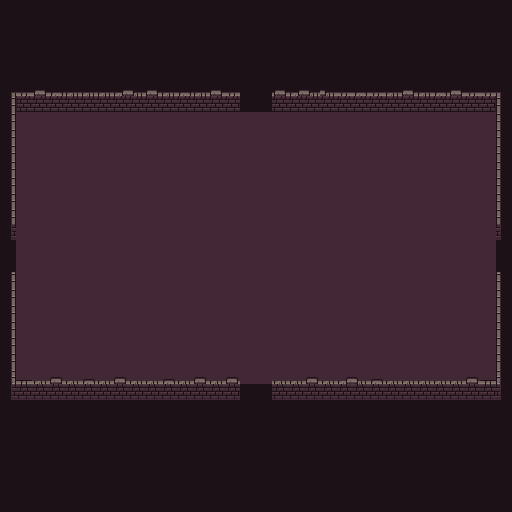

Tiled map render using the project's own tile images. Description and the map definition, with tile-layer contents summarised, below:
An orthogonal 32x32 tile map with 16x16 px tiles, 3 tile layers (floor, walls, roof), 2 tilesets and 8 objects.

<map version="1.2" tiledversion="1.2.4" orientation="orthogonal" renderorder="right-down" width="32" height="32" tilewidth="16" tileheight="16" infinite="0" nextlayerid="6" nextobjectid="16">
 <tileset firstgid="1" source="tilesets/dungeon_set_1.tsx" />
 <tileset firstgid="257" source="tilesets/dungeon_set_3.tsx" />
 <layer id="2" name="floor" width="32" height="32">
  <data>[1024 cells, 1024 non-empty, 2 distinct tile ids]</data>
 </layer>
 <layer id="3" name="walls" width="32" height="32">
  <data>[1024 cells, 60 non-empty, 6 distinct tile ids]</data>
 </layer>
 <layer id="4" name="roof" width="32" height="32">
  <data>[1024 cells, 88 non-empty, 13 distinct tile ids]</data>
 </layer>
 <objectgroup id="5" name="COLLISIONS">
  <object id="8" x="16" y="96" width="224" height="16" />
  <object id="9" x="272" y="96" width="224" height="16" />
  <object id="10" x="496" y="96" width="16" height="144" />
  <object id="11" x="496" y="272" width="16" height="128" />
  <object id="12" x="272" y="384" width="224" height="16" />
  <object id="13" x="16" y="384" width="224" height="16" />
  <object id="14" x="0" y="272" width="16" height="128" />
  <object id="15" x="0" y="96" width="16" height="144" />
 </objectgroup>
</map>
